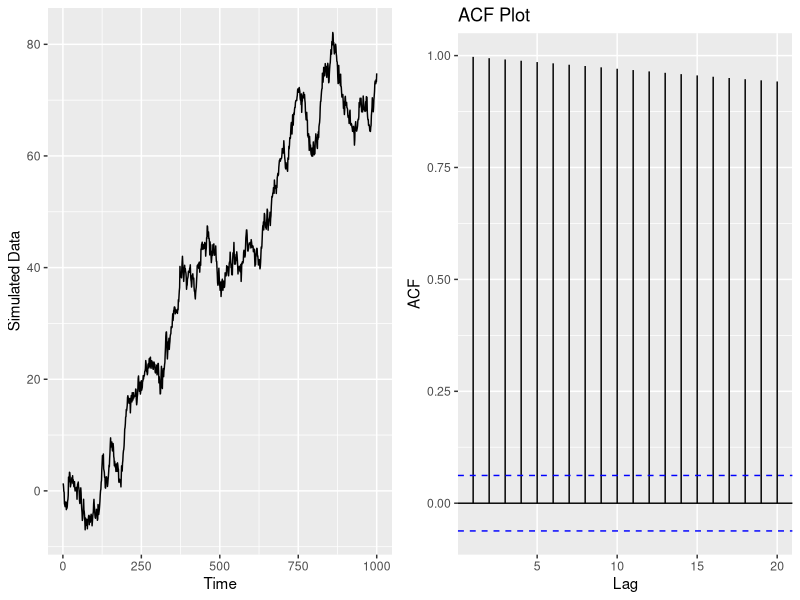

R code for this plot:
set.seed(20230227)
e <- rnorm(1000)
x <- e
for(i in 2:1000) x[i] <- 0.1+x[i-1]+e[i]
mydata = data.frame(c(1:1000),x)
names(mydata) <- c("time","y")
library(tidyverse)
p1 <- mydata %>%
  ggplot() + geom_line(aes(x = time, y = y)) +
  xlab("Time") + ylab("Simulated Data")
p2<-forecast::ggAcf(mydata$y,20,main="ACF Plot")
ggpubr::ggarrange(p1, p2,ncol = 2, nrow = 1)